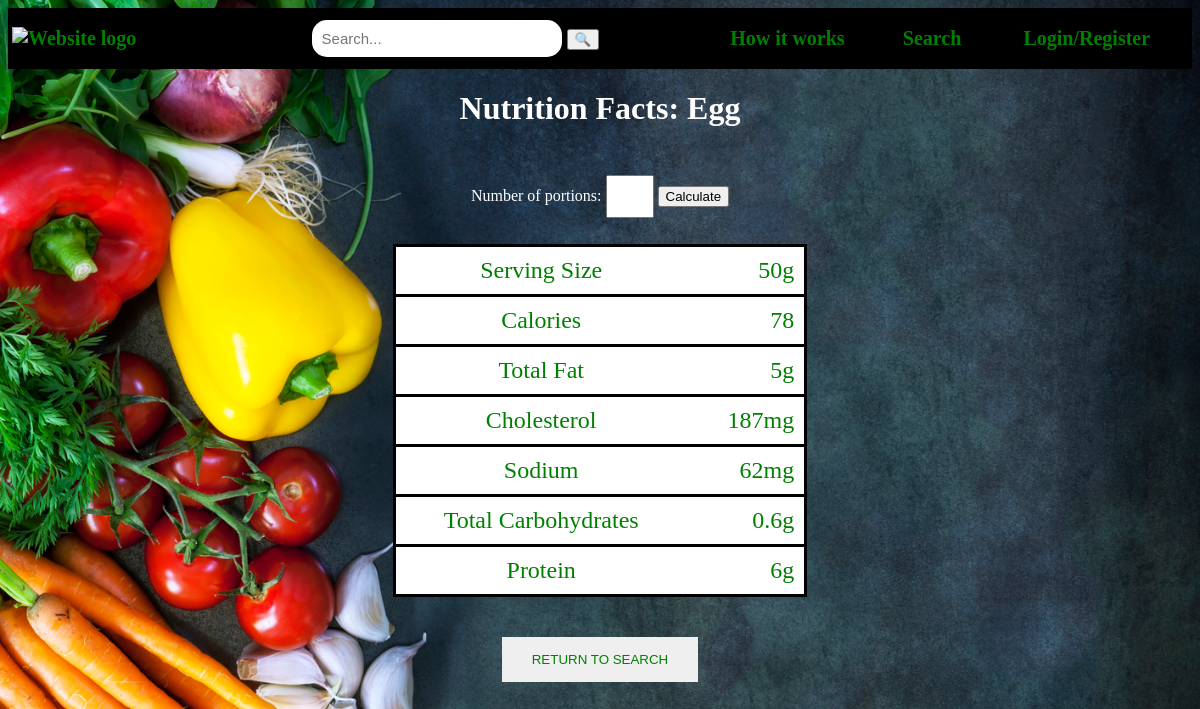
The app's page /nutrihacker/nutrifacts/1/ with its own data.
### nutrihacker/models.py (models this page shows, shortened)
class Food(models.Model):
	name = models.CharField(max_length=50)
	servingSize = models.DecimalField(max_digits=8, decimal_places=2)
	calories = models.IntegerField()
	totalFat = models.DecimalField(max_digits=8, decimal_places=2)
	cholesterol = models.DecimalField(max_digits=8, decimal_places=2)
	sodium = models.DecimalField(max_digits=8, decimal_places=2)
	totalCarb = models.DecimalField(max_digits=8, decimal_places=2)
	protein = models.DecimalField(max_digits=8, decimal_places=2)

### nutrihacker/views.py (the view)
# urls.py: path('nutrifacts/<int:pk>/', views.FactsView.as_view(), name='nutrifacts'),
class FactsView(DetailView):
	model = Food
	template_name = 'nutrihacker/nutrifacts.html'
	def get_context_data(self, **kwargs):
		context = super().get_context_data(**kwargs)
		if self.request.method == 'GET':
			query = self.request.GET.get('portions')
			if query == None:
				query = decimal.Decimal(1)
			else:
				query = decimal.Decimal(query)
		else:
			query = decimal.Decimal(1)
		context['portions'] = query
		context['food'].servingSize = chop_zeros(query * context['food'].servingSize)
		context['food'].calories = chop_zeros(query * context['food'].calories)
		context['food'].totalFat = chop_zeros(query * context['food'].totalFat)
		context['food'].cholesterol = chop_zeros(query * context['food'].cholesterol)
		context['food'].sodium = chop_zeros(query * context['food'].sodium)
		context['food'].totalCarb = chop_zeros(query * context['food'].totalCarb)
		context['food'].protein = chop_zeros(query * context['food'].protein)
		return context

### nutrihacker/views.py (called while the page is built)
def chop_zeros(value):
	if value == value.to_integral():
		return value.quantize(decimal.Decimal(1))
	else:
		return value.normalize()

### nutrihacker/templates/nutrihacker/nutrifacts.html (shortened to what this page needs)
{% load static %}
<!DOCTYPE html>
<html lang="en">
	<head>
		<link rel="stylesheet" type="text/css" href="{% static 'nutrihacker/style.css' %}">
	</head>
	<body style="background-size: cover">
		{% include "nutrihacker/navigation_bar.html" %}
		<h1 style="color: white"><center>Nutrition Facts: {{ food.name }}</center></h1>
		<br>
		<form action="{% url 'nutrihacker:nutrifacts' food.id %}" method="GET">
			<center>
				<label style="color: white">Number of portions: </label>
				<input type="number" name="portions" step="any" min="0" max="99" value="{{ portions }}">
				<button type="submit" value="Submit">Calculate</button>
			</center>
		</form>
		<br>
		<table class="facts" style="background-color: white">
			<tr>
				<td>Serving Size</td>
				<td class="right">{{ food.servingSize }}g</td>
			</tr>
			<tr>
				<td>Calories</td>
				<td class="right">{{ food.calories }}</td>
			</tr>
			<tr>
				<td>Total Fat</td>
				<td class="right">{{ food.totalFat }}g</td>
			</tr>
			<tr>
				<td>Cholesterol</td>
				<td class="right">{{ food.cholesterol }}mg</td>
			</tr>
			<tr>
				<td>Sodium</td>
				<td class="right">{{ food.sodium }}mg</td>
			</tr>
			<tr>
				<td>Total Carbohydrates</td>
				<td class="right">{{ food.totalCarb }}g</td>
			</tr>
			<tr>
				<td>Protein</td>
				<td class="right">{{ food.protein }}g</td>
			</tr>
		</table>
		<br><br>
		<div style="text-align: center"><button class="button"><a href="{% url 'nutrihacker:search' %}" alt="Return">RETURN TO SEARCH</a></button></div>
	</body>
</html>

### nutrihacker/templates/nutrihacker/navigation_bar.html
{% load static %}
<table class="01" width="100%" style="background-color: black;">
        <tr>
            <th style="text-align: left;"><a href="{% url 'nutrihacker:index' %}"><img src="{% static 'nutrihacker/images/weblogo.png' %}" alt="Website logo" width="210px" height="210px"></a></th>
            <th><form action="{% url 'nutrihacker:search' %}" method="get">
                <input name="term" type="search" placeholder="Search..." size="100%" />
                <button type="submit" name="search">&#128269;</button>
            </form></th>
            <th><a href="{% url 'nutrihacker:description' %}">How it works</a> </th>
            <th><a href="{% url 'nutrihacker:search' %}">Search</a></th>
            {% if user.is_authenticated %}
            <th><a href="{% url 'nutrihacker:profile' %}">{{ user.username }}'s Profile</a>
            <th><a href="{% url 'nutrihacker:logout' %}">Logout</a>
            {% else %}
            <th><a href ="{% url 'nutrihacker:login' %}">Login/Register</a></th>
            {% endif %}
        </tr>
</table>

### nutrihacker/static/nutrihacker/style.css (style rules this page uses)
table { color: green; text-align: center; font-size: 20px; height: 80%; border-collapse:separate; }
th { height: 30px; text-align: center; }
a { color: green; text-decoration: none; }
.button { padding: 15px 30px; border: none; display: inline-block; margin: 4px 2px; }
body { background-image: url("images/background.jpg"); height: 100%; background-position: center; background-repeat: no-repeat; background-size: cover; }
input[type=search] { width: 250px; box-sizing: border-box; border: 1px green; border-radius: 15px; font-size: 15px; background-color: white; padding: 10px 10px 10px 10px; }
form { text-align:center; }
input { width: 50%; padding: 12px 20px; margin: 8px 0; box-sizing: border-box; }
a:link { text-decoration:none; }

### records on screen
Food: name "Egg", servingSize "50", calories "78", totalFat "5", cholesterol "187", sodium "62", totalCarb "0.6", protein "6"
